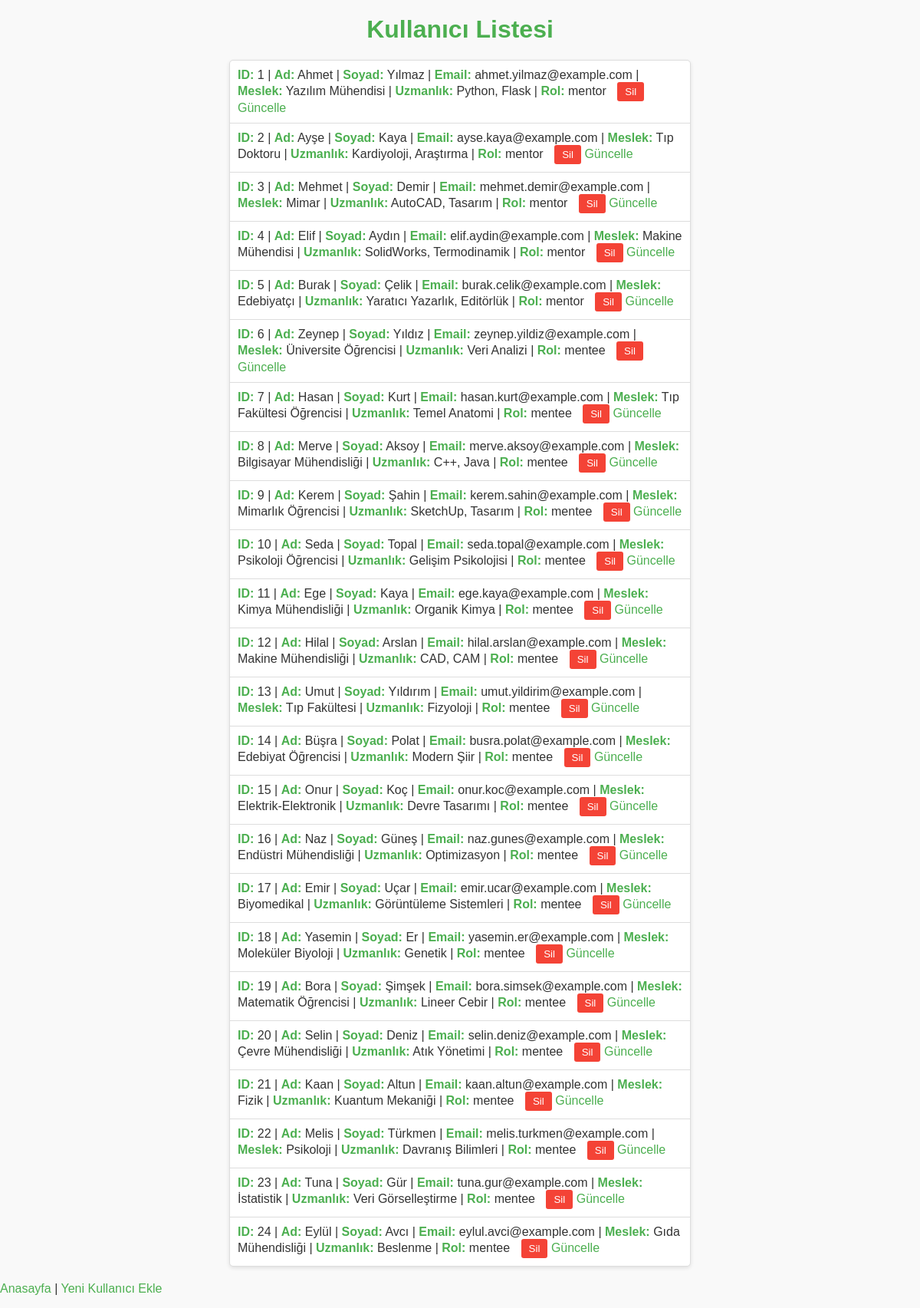
Page /list-users on the committed database.
### tables this page shows
CREATE TABLE users (
        id INTEGER PRIMARY KEY AUTOINCREMENT,
        first_name TEXT NOT NULL,          -- Kullanıcının adı (ilk isim)
        last_name TEXT NOT NULL,           -- Kullanıcının soyadı
        email TEXT UNIQUE NOT NULL,        -- E-posta (benzersiz)
        occupation TEXT NOT NULL,          -- Meslek veya pozisyon
        skills TEXT NOT NULL,              -- Uzmanlık alanları (örn: Python, Veri Bilimi)
        role TEXT CHECK(role IN ('mentor', 'mentee')) NOT NULL  -- Kullanıcı rolü
    );

### mentorship_app/routes.py (the view)
@app.route("/list-users", methods=["GET"])
def list_users_html():
    conn = get_db_connection()
    cursor = conn.cursor()
    cursor.execute("SELECT * FROM users")
    rows = cursor.fetchall()
    conn.close()
    users = []
    for row in rows:
        users.append({
            'id': row['id'],
            'first_name': row['first_name'],
            'last_name': row['last_name'],
            'email': row['email'],
            'occupation': row['occupation'],
            'skills': row['skills'],
            'role': row['role']
        })
    return render_template("list_users.html", users=users)

### mentorship_app/database.py (called while the page is built)
def get_db_connection():
    conn = sqlite3.connect('mentorship.db', check_same_thread=False, timeout=10)
    conn.row_factory = sqlite3.Row
    conn.execute("PRAGMA busy_timeout = 5000")
    return conn

### mentorship_app/templates/list_users.html (shortened to what this page needs)
<!DOCTYPE html>
<html lang="tr">
<head>
    <link rel="stylesheet" href="/static/style.css">
</head>
<body>
    <h1>Kullanıcı Listesi</h1>
    <ul>
        {% for user in users %}
        <li>
            <strong>ID:</strong> {{ user.id }} |
            <strong>Ad:</strong> {{ user.first_name }} |
            <strong>Soyad:</strong> {{ user.last_name }} |
            <strong>Email:</strong> {{ user.email }} |
            <strong>Meslek:</strong> {{ user.occupation }} |
            <strong>Uzmanlık:</strong> {{ user.skills }} |
            <strong>Rol:</strong> {{ user.role }}
            <button onclick="deleteUser({{ user.id }})">Sil</button>
            <a href="/edit-user/{{ user.id }}">Güncelle</a>
        </li>
        {% endfor %}
    </ul>
    <p><a href="/">Anasayfa</a> | <a href="/add-user-form">Yeni Kullanıcı Ekle</a></p>
</body>
</html>

### mentorship_app/static/style.css (style rules this page uses)
body { font-family: Arial, sans-serif; margin: 0; padding: 0; background-color: #f9f9f9; color: #333; }
h1 { color: #4CAF50; text-align: center; margin-top: 20px; }
a { color: #4CAF50; text-decoration: none; }
ul { list-style-type: none; padding: 0; max-width: 600px; margin: 20px auto; background-color: white; border: 1px solid #ddd; border-radius: 5px; box-shadow: 0 2px 5px rgba(0, 0, 0, 0.1); }
ul li { padding: 10px; border-bottom: 1px solid #ddd; }
ul li:last-child { border-bottom: none; }
ul li strong { color: #4CAF50; }
button { margin-left: 10px; padding: 5px 10px; border: none; border-radius: 3px; cursor: pointer; }
button[onclick^="deleteUser"] { background-color: #f44336; color: white; }

### rows in the picture
users: id "1", first_name "Ahmet", last_name "Yılmaz", email "ahmet.yilmaz@example.com", occupation "Yazılım Mühendisi", skills "Python, Flask", role "mentor"
users: id "2", first_name "Ayşe", last_name "Kaya", email "ayse.kaya@example.com", occupation "Tıp Doktoru", skills "Kardiyoloji, Araştırma", role "mentor"
users: id "3", first_name "Mehmet", last_name "Demir", email "mehmet.demir@example.com", occupation "Mimar", skills "AutoCAD, Tasarım", role "mentor"
users: id "4", first_name "Elif", last_name "Aydın", email "elif.aydin@example.com", occupation "Makine Mühendisi", skills "SolidWorks, Termodinamik", role "mentor"
users: id "5", first_name "Burak", last_name "Çelik", email "burak.celik@example.com", occupation "Edebiyatçı", skills "Yaratıcı Yazarlık, Editörlük", role "mentor"
users: id "6", first_name "Zeynep", last_name "Yıldız", email "zeynep.yildiz@example.com", occupation "Üniversite Öğrencisi", skills "Veri Analizi", role "mentee"
users: id "7", first_name "Hasan", last_name "Kurt", email "hasan.kurt@example.com", occupation "Tıp Fakültesi Öğrencisi", skills "Temel Anatomi", role "mentee"
users: id "8", first_name "Merve", last_name "Aksoy", email "merve.aksoy@example.com", occupation "Bilgisayar Mühendisliği", skills "C++, Java", role "mentee"
users: id "9", first_name "Kerem", last_name "Şahin", email "kerem.sahin@example.com", occupation "Mimarlık Öğrencisi", skills "SketchUp, Tasarım", role "mentee"
users: id "10", first_name "Seda", last_name "Topal", email "seda.topal@example.com", occupation "Psikoloji Öğrencisi", skills "Gelişim Psikolojisi", role "mentee"
users: id "11", first_name "Ege", last_name "Kaya", email "ege.kaya@example.com", occupation "Kimya Mühendisliği", skills "Organik Kimya", role "mentee"
users: id "12", first_name "Hilal", last_name "Arslan", email "hilal.arslan@example.com", occupation "Makine Mühendisliği", skills "CAD, CAM", role "mentee"
users: id "13", first_name "Umut", last_name "Yıldırım", email "umut.yildirim@example.com", occupation "Tıp Fakültesi", skills "Fizyoloji", role "mentee"
users: id "14", first_name "Büşra", last_name "Polat", email "busra.polat@example.com", occupation "Edebiyat Öğrencisi", skills "Modern Şiir", role "mentee"
users: id "15", first_name "Onur", last_name "Koç", email "onur.koc@example.com", occupation "Elektrik-Elektronik", skills "Devre Tasarımı", role "mentee"
users: id "16", first_name "Naz", last_name "Güneş", email "naz.gunes@example.com", occupation "Endüstri Mühendisliği", skills "Optimizasyon", role "mentee"
users: id "17", first_name "Emir", last_name "Uçar", email "emir.ucar@example.com", occupation "Biyomedikal", skills "Görüntüleme Sistemleri", role "mentee"
users: id "18", first_name "Yasemin", last_name "Er", email "yasemin.er@example.com", occupation "Moleküler Biyoloji", skills "Genetik", role "mentee"
users: id "19", first_name "Bora", last_name "Şimşek", email "bora.simsek@example.com", occupation "Matematik Öğrencisi", skills "Lineer Cebir", role "mentee"
users: id "20", first_name "Selin", last_name "Deniz", email "selin.deniz@example.com", occupation "Çevre Mühendisliği", skills "Atık Yönetimi", role "mentee"
users: id "21", first_name "Kaan", last_name "Altun", email "kaan.altun@example.com", occupation "Fizik", skills "Kuantum Mekaniği", role "mentee"
users: id "22", first_name "Melis", last_name "Türkmen", email "melis.turkmen@example.com", occupation "Psikoloji", skills "Davranış Bilimleri", role "mentee"
users: id "23", first_name "Tuna", last_name "Gür", email "tuna.gur@example.com", occupation "İstatistik", skills "Veri Görselleştirme", role "mentee"
users: id "24", first_name "Eylül", last_name "Avcı", email "eylul.avci@example.com", occupation "Gıda Mühendisliği", skills "Beslenme", role "mentee"
